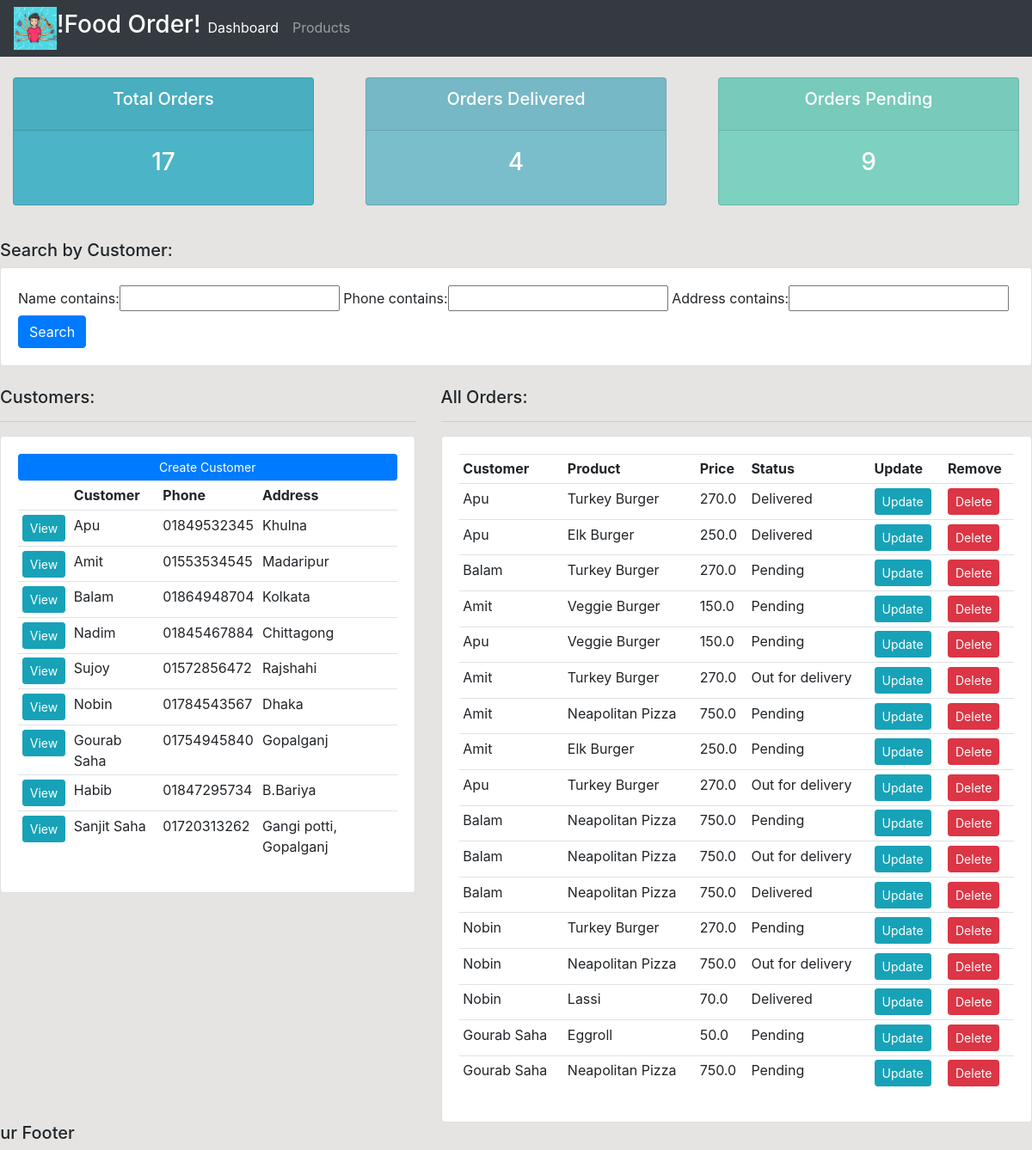
The app's page /, older data.
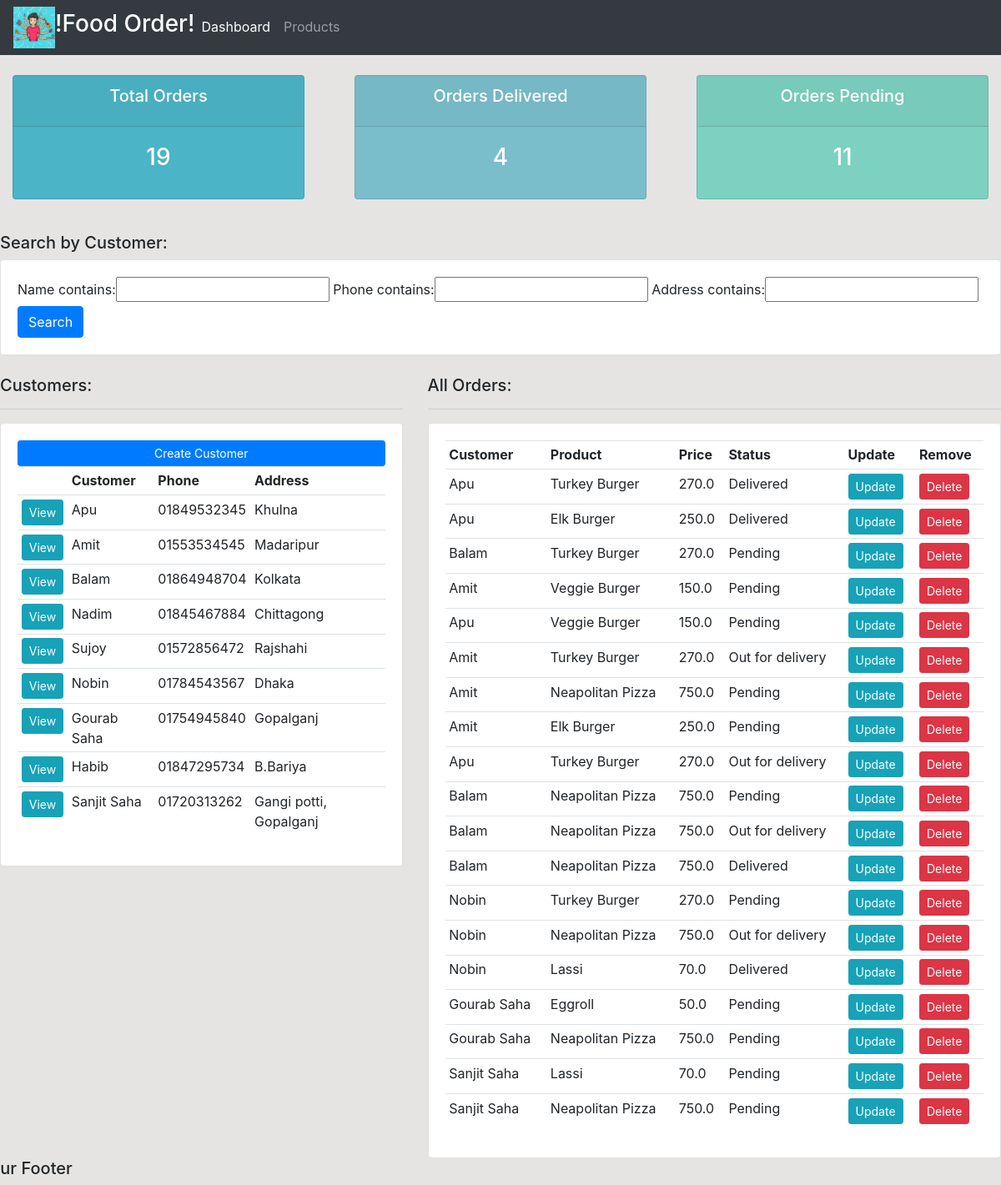
The same page, newer data.
### accounts/models.py (models this page shows, shortened)
class Customer(models.Model):
    name = models.CharField(max_length=200)
    phone = models.CharField(max_length=200, null = True)
    address = models.CharField(max_length=400, null = True)
    email = models.CharField(max_length=200, null = True)
    date_created = models.DateTimeField(auto_now_add= True)
    def __str__(self):
        return self.name

class Order(models.Model):
    STATUS = (
                ('Pending' , 'Pending'),
                ('Out for delivery', 'Out for delivery'),
                ('Delivered', 'Delivered'),
             )
    customer = models.ForeignKey(Customer, null = True , on_delete = models.SET_NULL)
    product = models.ForeignKey(Product, null = True , on_delete = models.SET_NULL)
    date_created =  models.DateTimeField(auto_now_add= True)
    status = models.CharField(max_length = 200, null = True, choices = STATUS)
    note = models.CharField(max_length = 1000, null = True)

class Product(models.Model):
    CATEGORY = (
                ('Veg', 'Veg'),
                ('Non Veg', 'Non Veg'),
                )
    name = models.CharField(max_length=200)
    price = models.FloatField(null = True)
    category = models.CharField(max_length=200, null = True, choices = CATEGORY)
    description = models.CharField(max_length=200, null = True, blank = True)
    date_created =  models.DateTimeField(auto_now_add= True)
    tags = models.ManyToManyField(Tag)
    def __str__(self):
        return self.name

### accounts/views.py (the view)
# urls.py: path('', views.home, name="home"),
def home(request):
    orders = Order.objects.all()
    customers = Customer.objects.all()
    total_customers = customers.count()
    total_orders = orders.count()
    delivered = orders.filter(status='Delivered').count()
    pending = orders.filter(status='Pending').count()
    myFilter = CustomerFilter(request.GET, queryset = customers)
    customers = myFilter.qs
    context = {'orders':orders, 'customers':customers,
    'total_customers': total_customers, 'total_orders':total_orders,
    'delivered': delivered, 'pending': pending, 'myFilter': myFilter}
    return render(request, 'accounts/dashboard.html',context)

### accounts/templates/accounts/dashboard.html
{% extends 'accounts/main.html' %}
{% block content %}
{% include 'accounts/status.html' %}
<br>
<h5>Search by Customer:</h5>
<div class="row">
<div class="col">
  <div class="card card-body">
    <form method="get">
      {{myFilter.form}}
      <button class="btn btn-primary" type="submit">Search</button>
    </form>
  </div>
</div>
</div>
<br>
<div class ="row">
  <div class="col-md-5">
    <h5>Customers:</h5>
    <hr>
    <div class="card card-body">
      <a class="btn btn-primary btn-sm btn-block" href="{% url 'create_customer' %}">Create Customer</a>
      <table class="table table-sm">
        <tr>
          <th></th>
          <th>Customer</th>
          <th>Phone</th>
          <th>Address</th>
        </tr>
        {% for customer in customers %}
         <tr>
           <td><a class="btn btn-sm btn-info" href="{% url 'customer' customer.id %}">View</a></td>
           <td>{{customer.name}}</td>
           <td>{{customer.phone}}</td>
           <td>{{customer.address}}</td>
         </tr>
        {% endfor %}
      </table>
    </div>
  </div>
  <div class="col-md-7">
    <h5>All Orders:</h5>
    <hr>
    <div class="card card-body">
      <table class="table table-sm">
        <tr>
          <th>Customer</th>
          <th>Product</th>
          <th>Price</th>
          <th>Status</th>
          <th>Update</th>
          <th>Remove</th>
        </tr>
        {% for order in orders %}
         <tr>
           <td>{{order.customer}}</td>
           <td>{{order.product}}</td>
           <td>{{order.product.price}}</td>
           <td>{{order.status}}</td>
           <td><a  class="btn btn-sm btn-info"  href="{% url 'update_order' order.id %}">Update</a></td>
           <td><a  class="btn btn-sm btn-danger"  href="{% url 'delete_order' order.id %}">Delete</a></td>
         </tr>
        {% endfor %}
      </table>
    </div>
  </div>
{% endblock %}

Row changes from the older to the newer data that the page shows:
added Order: customer "Sanjit Saha", product "Lassi", product.price "70.0", status "Pending"
added Order: customer "Sanjit Saha", product "Neapolitan Pizza", product.price "750.0", status "Pending"
Text that changed along with them:
{{ total_orders }}: "17" → "19"
{{ pending }}: "9" → "11"
